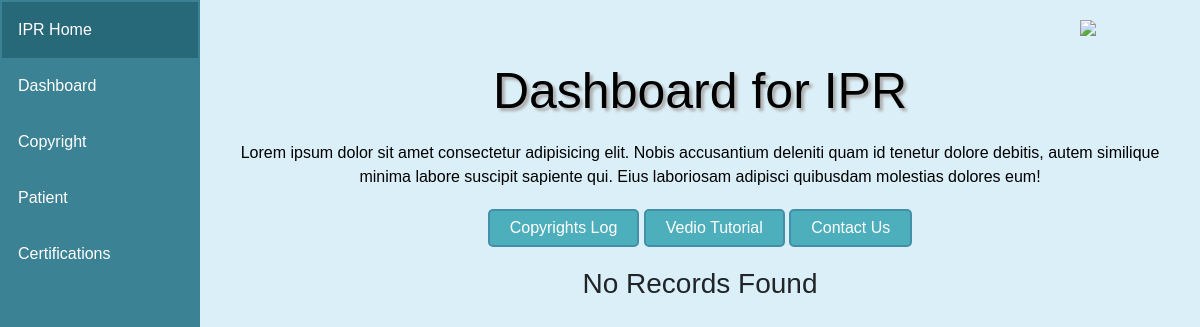
Before: /admin/dashboard.php (signed in) with the older database file.
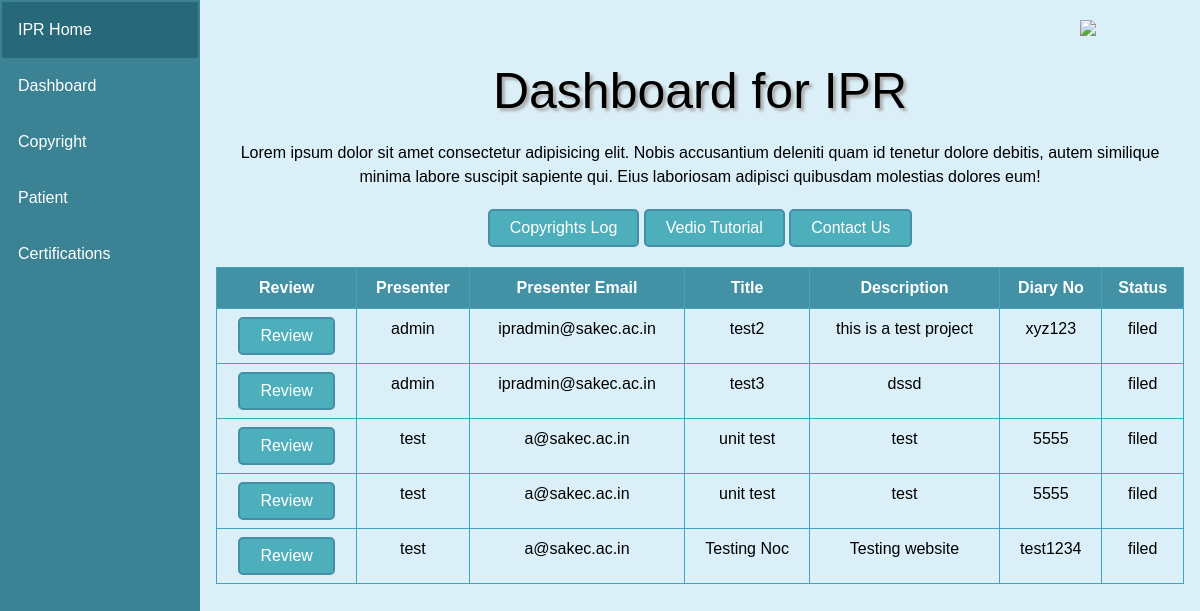
After: the same page with the newer database file.
### tables this page shows
CREATE TABLE `ipr_copyrights` (
  `id` int(11) NOT NULL,
  `title` varchar(100) NOT NULL,
  `description` text NOT NULL,
  `diary_no` varchar(50) NOT NULL,
  `status` varchar(100) NOT NULL,
  `presenter` int(11) NOT NULL,
  `filing_date` timestamp NOT NULL DEFAULT current_timestamp(),
  `request_handler` int(11) NOT NULL,
  `action_by` varchar(100) NOT NULL DEFAULT 'Pending Request',
  `link` varchar(255) NOT NULL
);

CREATE TABLE `ipr_users` (
  `id` int(11) NOT NULL,
  `name` varchar(50) NOT NULL,
  `email_id` varchar(100) NOT NULL,
  `password` varchar(100) NOT NULL,
  `department` varchar(50) NOT NULL,
  `role` int(11) NOT NULL,
  `reg_no` varchar(50) NOT NULL
);

### admin/dashboard.php (the view, shortened to what this page needs)
<?php
require_once '../requirements.php';
?>
<!DOCTYPE html>
<html lang="en">
<head>
    <link href="https://cdnjs.cloudflare.com/ajax/libs/font-awesome/5.15.1/css/all.min.css" rel="stylesheet" />
    <link rel="stylesheet" href="https://cdnjs.cloudflare.com/ajax/libs/bootstrap/5.0.1/css/bootstrap.min.css" />
    <link rel="stylesheet" href="../css/dashboard.css?v=<?php echo time(); ?>">
</head>
<body>
    <div class="sidebar">
        <a class="active" href="#home">IPR Home</a>
        <a href="#news">Dashboard</a>
        <a href="#news">Copyright</a>
        <a href="#contact">Patient</a>
        <a href="#about">Certifications</a>
    </div>
    <div class="logo">
        <img src="/images/logo.png">
    </div>
    <div class="text-center content">
        <h2>Dashboard for IPR</h2>
        <p>Lorem ipsum dolor sit amet consectetur adipisicing elit. Nobis accusantium deleniti quam id tenetur dolore
            debitis, autem similique minima labore suscipit sapiente qui. Eius laboriosam adipisci quibusdam molestias
            dolores eum!</p>
        <div class="main-buttons">
            <a href="cpLog.php" type="button" class="btn">Copyrights Log</a>
            <button type="button" class="btn">Vedio Tutorial</button>
            <button type="button" class="btn">Contact Us</button>
        </div>
        <?php
        $sql = 'SELECT * FROM `ipr_copyrights` WHERE `status`="filed"';
        $query = mysqli_query($conn, $sql);
        $row = mysqli_fetch_all($query, MYSQLI_BOTH);
        if (!mysqli_num_rows($query)) {
            echo '<h3>No Records Found</h3>';
        } else {
        ?>
            <div class="table">
                <table class="table table-bordered">
                    <thead>
                        <tr>
                            <th scope="col">Review</th>
                            <th scope="col">Presenter</th>
                            <th scope="col">Presenter Email</th>
                            <th scope="col">Title</th>
                            <th scope="col">Description</th>
                            <th scope="col">Diary No</th>
                            <th scope="col">Status</th>
                        </tr>
                    </thead>
                    <tbody>
                        <?php
                        $noOfRow=mysqli_num_rows($query);
                        for ($i = 0; $i < $noOfRow; $i++) {
                        ?>
                            <tr>
                                <td>
                                    <form action="letter.php" method="post">
                                        <button name="cpRecordId" value="<?php echo $row[$i]['id']; ?>" type="submit" class="btn">Review</button>
                                    </form>
                                </td>
                                <td>
                                    <?php
                                    $pid = $row[$i]['presenter'];
                                    $sql = "SELECT `id`, `name`, `email_id`, `department`, `reg_no` FROM `ipr_users` WHERE `id`=" . $pid;
                                    $query = mysqli_query($conn, $sql);
                                    $rows = mysqli_fetch_assoc($query);
                                    ?>
                                    <?php echo $rows['name']; ?>
                                </td>
                                <td><?php echo $rows['email_id']; ?></td>
                                <td><?php echo $row[$i]['title']; ?></td>
                                <td><?php echo $row[$i]['description']; ?></td>
                                <td><?php echo $row[$i]['diary_no']; ?></td>
                                <td><?php echo $row[$i]['status']; ?></td>
                            </tr>
                        <?php
                        }
                        ?>
                    </tbody>
                </table>
            <?php
        }
            ?>
            </div>
    </div>
</body>
</html>

### css/dashboard.css (style rules this page uses)
body { margin: 0; background-color: #cceaf5b8; height: 100vh; background-size: cover; background-position: center; font-family: "Sofia", sans-serif; }
.sidebar { margin: 0; padding: 2px; width: 200px; background-color: #3b8294; position: fixed; height: 100%; overflow: auto; }
.sidebar a { display: block; color: rgb(255, 255, 255); padding: 16px; text-decoration: none; }
.sidebar a.active { background-color: #276879; color: white; }
div.content { margin-left: 200px; padding: 1px 16px; height: 1000px; }
.content h2 { font-size: 50px; text-shadow: 3px 3px 3px #ababab; margin-top: 60px; color: rgb(0, 0, 0); }
.content p { margin: 20px; color: rgb(0, 0, 0); }
.logo img { position: relative; float: right; width:100px; top: 20px; right:20px; height: auto; }
.btn { background-color: rgba(68, 170, 184, 0.925); border-radius: 5px; border: 2px solid rgb(67, 143, 167); padding:5px 20px; color: rgb(255, 255, 255); text-decoration: none; bottom: 2px ; }
.main-buttons { max-width:1000px; margin: 20px; padding-inline: 3px; }
.table>thead { vertical-align: bottom; background: #4291a5; color: white; text-align: center; }
.table { border: #3fa6c0; color: rgb(0, 0, 0); }

Changed rows visible on the page:
now on this page (row edited): ipr_copyrights: $row[$i]['id'] 2 (drawn), presenter.name "admin", presenter.email_id "ipradmin@sakec.ac.in", title "test2", description "this is a test project", diary_no "xyz123", status "filed"
added ipr_copyrights: $row[$i]['id'] 3 (drawn), presenter.name "admin", presenter.email_id "ipradmin@sakec.ac.in", title "test3", description "dssd", status "filed"
added ipr_copyrights: $row[$i]['id'] 4 (drawn), presenter.name "test", presenter.email_id "a@sakec.ac.in", title "unit test", description "test", diary_no "5555", status "filed"
added ipr_copyrights: $row[$i]['id'] 5 (drawn), presenter.name "test", presenter.email_id "a@sakec.ac.in", title "unit test", description "test", diary_no "5555", status "filed"
added ipr_copyrights: $row[$i]['id'] 7 (drawn), presenter.name "test", presenter.email_id "a@sakec.ac.in", title "Testing Noc", description "Testing website", diary_no "test1234", status "filed"
Other visible differences:
text no longer shown: "No Records Found"
text now shown: "Review Presenter Presenter Email Title Description Diary No Status"
